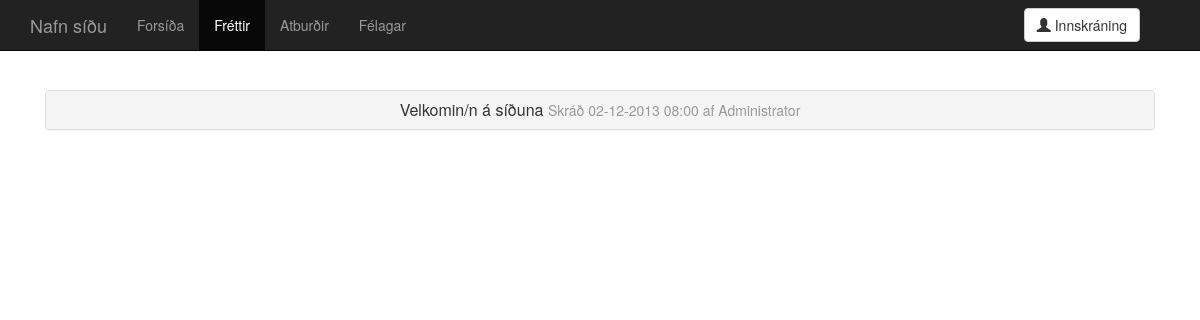
Before: /news.php with the older database file.
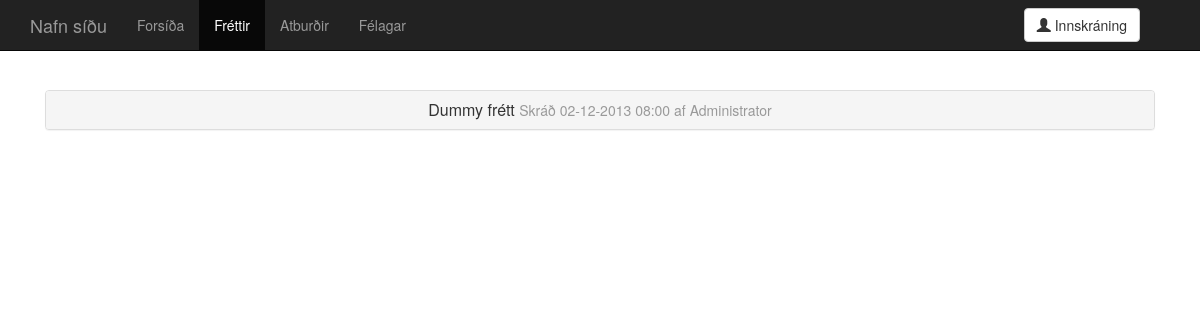
After: the same page with the newer database file.
### tables this page shows
CREATE TABLE 'news' (
  'news_id' integer NOT NULL,
  'title' text,
  'description' text,
  'date_created' integer,
  'date_edited' integer,
  'creator' integer,
  'last_editor' integer,
  PRIMARY KEY ('news_id')
);

CREATE TABLE 'users' (
  'user_id' integer NOT NULL,
  'name' text,
  'post' text NOT NULL UNIQUE,
  'pass' text,
  'privileges' numeric,
  PRIMARY KEY ('user_id')
);

### news.php (the view, shortened to what this page needs)
<?php
require_once "php/head.php";
?>
<!DOCTYPE html>
<html lang="is">
  <head>
    <link href="dist/css/bootstrap.css" rel="stylesheet">
    <link href="css/main.css" rel="stylesheet">
  </head>
  <body>
<?php
require_once "parts/navbar.php";
?>
    <div class="container">
      <div class="starter-template">
 <?php
$temp_counter = 0;
$result = $db->query("SELECT news_id,title,description,date_created,date_edited,creator,last_editor FROM news ORDER BY date_created desc;");
foreach($result as $row_data) {
  $temp_counter++;
  $title = $row_data["title"];
  $date_created = date("d-m-Y H:i", $row_data["date_created"]);
  $date_edited = date("d-m-Y H:i", $row_data["date_edited"]);
  $description = nl2br($row_data["description"]);
  $creator_id = $row_data["creator"];
  $editor_id = $row_data["last_editor"];
  $creator_statement = $db->prepare("SELECT name FROM users WHERE user_id = :user_id");
  $creator_statement->execute(array('user_id' => $creator_id));
  $creator_name_result = $creator_statement->fetchAll();
  $creator_name = $creator_name_result[0]["name"];
  $editor_statement = $db->prepare("SELECT name FROM users WHERE user_id = :user_id");
  $editor_statement->execute(array('user_id' => $editor_id));
  $editor_result = $editor_statement->fetchAll();
  $editor_name = $editor_result[0]["name"];
  $changebutton = "";
  echo <<<_END
      <div class="panel-group" id="accordion">
        <div class="panel panel-default">
          <div class="panel-heading">
          <h3 class="panel-title">
            <a class="accordion-toggle" data-toggle="collapse" data-parent="#accordion" href="#collapse$temp_counter">
              $title <small>Skráð $date_created af $creator_name</small>
            </a>
          </h3>
          </div>
          <div id="collapse$temp_counter" class="panel-collapse collapse">
            <div class="panel-body">
              <p>
              $description
              </p>
              <p>
              <small>Síðast breytt: $date_edited af $editor_name</small>
              </p>
              $changebutton
            </div>
          </div>
        </div>
      </div>
_END;
}
?>
    </div>
  </body>
</html>

Changed rows visible on the page:
changed news "Administrator": title "Velkomin/n á síðuna" → "Dummy frétt"
